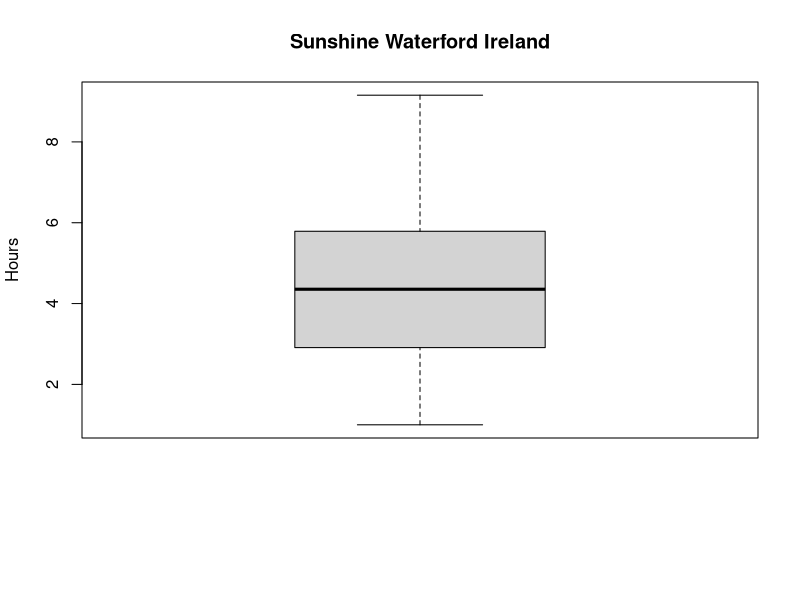
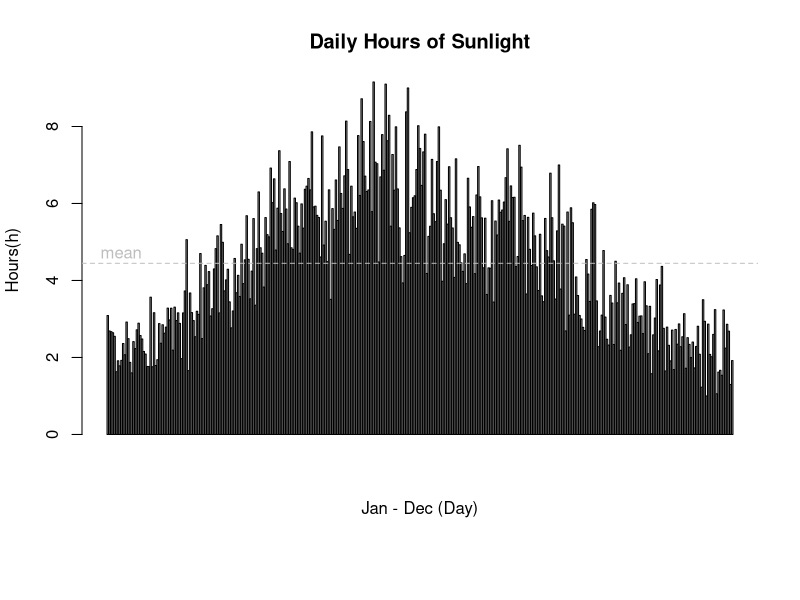
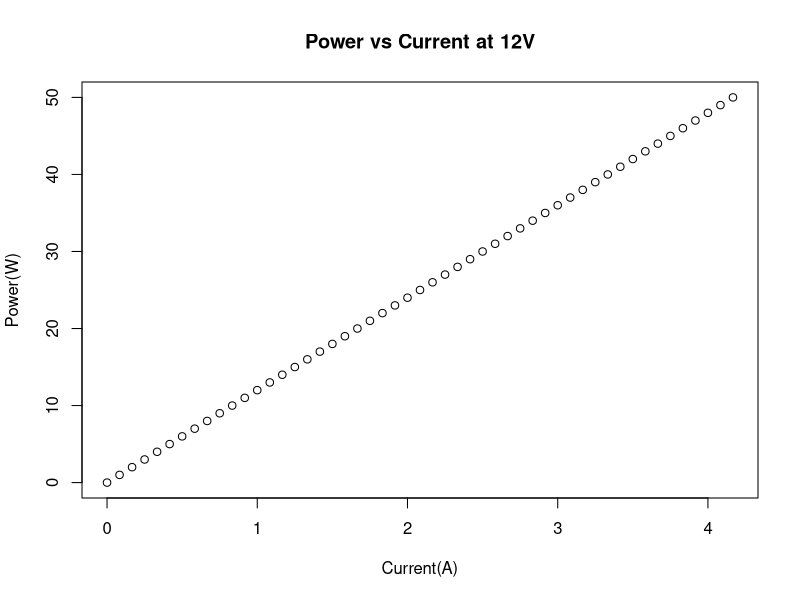
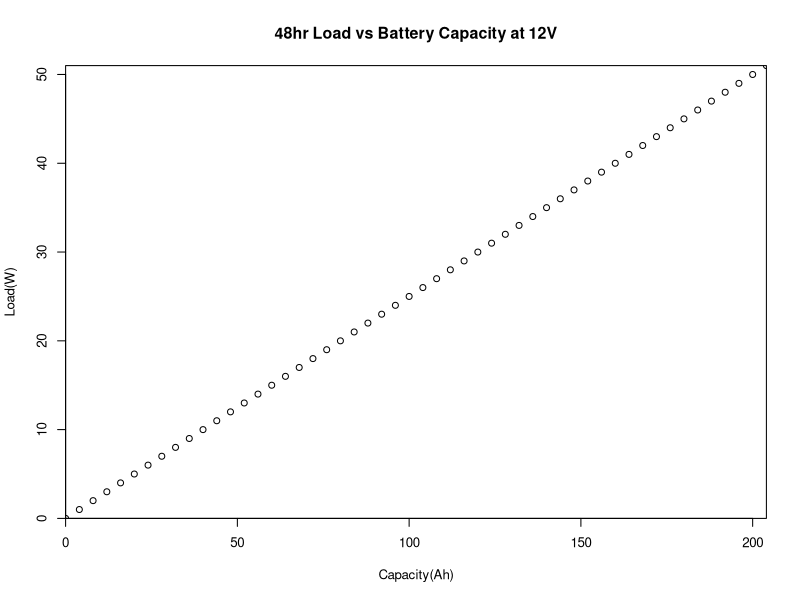
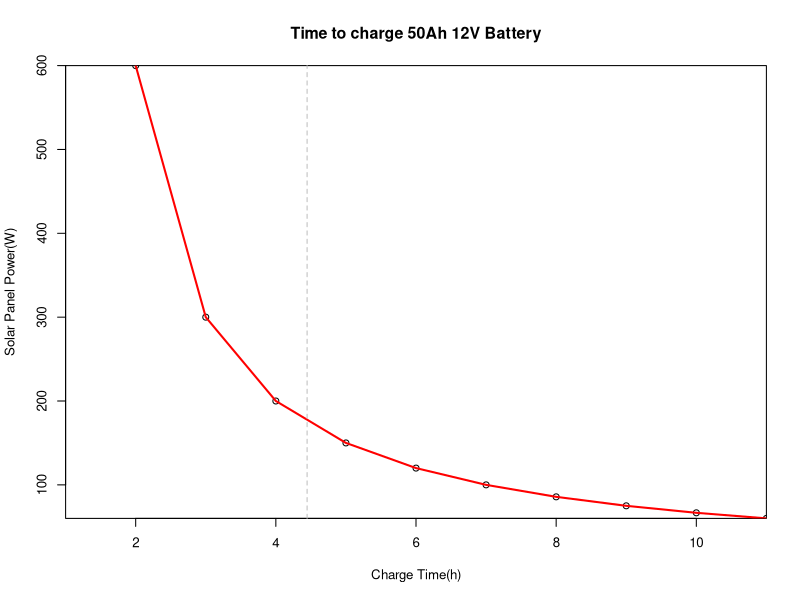

Generate these figures, in order, with R:
#FILE FORMAT (MISSING VALUE CODE IS -9999):

#01-06 STAID: Station identifier
#08-13 SOUID: Source identifier
#15-22 DATE : Date YYYYMMDD
#24-28 SS   : sunshine in 0.1 Hours
#30-34 Q_SS : Quality code for SS (0='valid'; 1='suspect'; 9='missing')

#This is the series (SOUID: 107654) of IRELAND, WATERFORD (TYCOR) (STAID: 1760)
#See file sources.txt for more info.

#STAID, SOUID,    DATE,   SS, Q_SS

# Read the data in
solar_data <- read.table("data.csv", header=TRUE, sep=",")

ss_data <- list()

for(i in 1:365){
  ss_data[[i]] <- data.frame(total=0, count=0)
}

index <- 274 # Data starts off on the 1st October 1961
for(i in solar_data$SS){
  if(i > 0){
    ss_data[[index]]$total <- ss_data[[index]]$total + i
    ss_data[[index]]$count <- ss_data[[index]]$count + 1
  }
  if(index %% 365 == 0){
    index <- 1
  }
  else{
    index <- index + 1
  }
}

ss_data_plot = c()
for(i in 1:length(ss_data)){
  avg = ss_data[[i]]$total / ss_data[[i]]$count
  hours <- (avg * 6) / 60
  ss_data_plot <- c(ss_data_plot, hours)
}

# Print a summary of the ss_data
print(ss_data_plot)
print(summary(ss_data_plot))

# Generate boxplot image
png(filename="62.png")
par(mar=c(8.1,4.1,4.1,2.1))
boxplot(ss_data_plot,
        main='Sunshine Waterford Ireland',
        ylab='Hours')
dev.off()


# Barplot of the hours of sunlight each day
png(filename="66.png")
par(mar=c(8.1,4.1,4.1,2.1))
barplot(ss_data_plot, main="Daily Hours of Sunlight",
       xlab="Jan - Dec (Day)", ylab="Hours(h)") 
abline(h = 4.446, lty = 2, col = 'grey')
text(10, 4.7, "mean", col = "grey") 
dev.off()


# Generate data frame to plot Watts vs Current for a 12V system
watts_vector = c(0:50)
volts_vector = rep.int(12, 51)
amps_vector = c()

for(i in 0:51){
  amps_vector = c(amps_vector, watts_vector[i] / 12)
}

watt_data <- data.frame(
  watts  = watts_vector,
  volts  = volts_vector,
  amps = amps_vector
)

print(summary(watt_data))
png(filename="63.png")
par(mar=c(5.1,4.1,4.1,2.1))
plot(y=watt_data$watts, x=watt_data$amps,
     main='Power vs Current at 12V',
     xlab='Current(A)',
     ylab='Power(W)')
dev.off()

# battery calculator
battery_calculator <- function(watts, voltage, time){
  # Returns capacity of the battery in Ah to power system load watts at 
  # voltage for time hours
  amps <- watts / voltage
  result <- amps * time
  return(result)
}

# solar panel size calculator
solar_panel_calculator <- function(voltage, amps, time){
  # Returns the size of the solar panel in W to charge
  # battery of voltage(V) and amps(Ah) capacity in time(h)
  amps_per_1_hour = amps / time
  watts = voltage * amps_per_1_hour
  result = watts
  return(result)
}

##########################

# Generate data frame to plot battery capacity vs solar pannel size for a 12V system
watts_vector = c()
amps_vector = c()

for(i in 0:51){
  amps_vector = c(amps_vector, battery_calculator(i, 12.0, 48.0))
}

for(i in 0:51){
  watts_vector = c(watts_vector, solar_panel_calculator(12, 50, i))
}

solar_battery_data <- data.frame(
  watts  = watts_vector,
  amps = amps_vector
)
  
png(filename="64.png")
par(cex=.8, mar=c(5.1,4.1,4.1,2.1))
plot(solar_battery_data$amps,c(0:51), 
     yaxs="i", 
     xaxs="i",
     main='48hr Load vs Battery Capacity at 12V',
     xlab='Capacity(Ah)',
     ylab='Load(W)')

dev.off()

png(filename="65.png")
par(cex=.8, mar=c(5.1,4.1,4.1,2.1))
x <- 1:11
y <- solar_battery_data$watts[1:11]
plot(x, y,
     yaxs="i", 
     xaxs="i",
     main='Time to charge 50Ah 12V Battery',
     xlab='Charge Time(h)',
     ylab='Solar Panel Power(W)')

lines(y~x, col='red', lwd=2)
abline(v = 4.446, lty = 2, col = 'grey')

dev.off()
